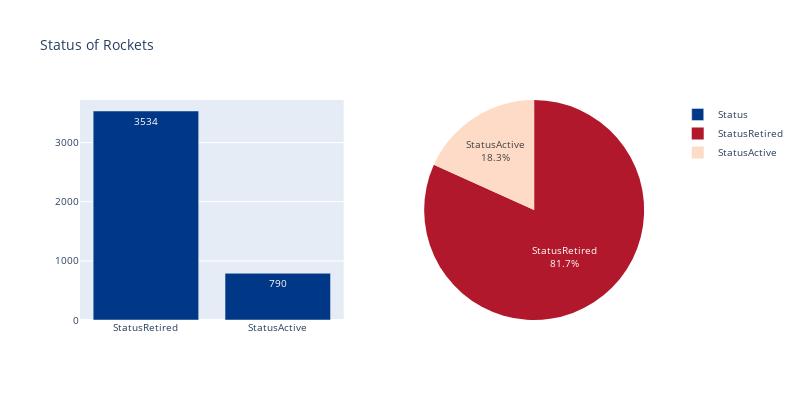

Write notebook code for a chart like this one.
### Code cell
status = a['Status Rocket'].value_counts()

fig = make_subplots(rows=1, cols=2, specs=[[{"type": "xy"}, {"type": "domain"}]])
fig.add_trace(go.Bar( x=status.keys(), y=status.values, text=status.values.tolist(), textposition='auto',marker_color='#003786',name='Status'), row=1, col=1)
fig.add_trace(go.Pie(labels=status.keys(),values=status.values,textposition='inside', textinfo='percent+label',marker={'colors':['rgb(178,24,43)','rgb(253,219,199)']}), row=1, col=2)
fig.update_layout(title_text='Status of Rockets', font_size=10, autosize=False, width=800, height=400)
fig.show()

### Figure 1 — Plotly figure (JSON) as saved in the notebook; plotly's stock layout.template omitted (floating-point values rounded to 4 significant figures)
{"data": [{"marker": {"color": "#003786"}, "name": "Status", "text": ["3534", "790"], "textposition": "auto", "type": "bar", "x": ["StatusRetired", "StatusActive"], "xaxis": "x", "y": [3534, 790], "yaxis": "y"}, {"domain": {"x": [0.55, 1], "y": [0, 1]}, "labels": ["StatusRetired", "StatusActive"], "marker": {"colors": ["rgb(178,24,43)", "rgb(253,219,199)"]}, "textinfo": "percent+label", "textposition": "inside", "type": "pie", "values": [3534, 790]}], "layout": {"autosize": false, "font": {"size": 10}, "height": 400, "title": {"text": "Status of Rockets"}, "width": 800, "xaxis": {"anchor": "y", "domain": [0, 0.45]}, "yaxis": {"anchor": "x", "domain": [0, 1]}}}
